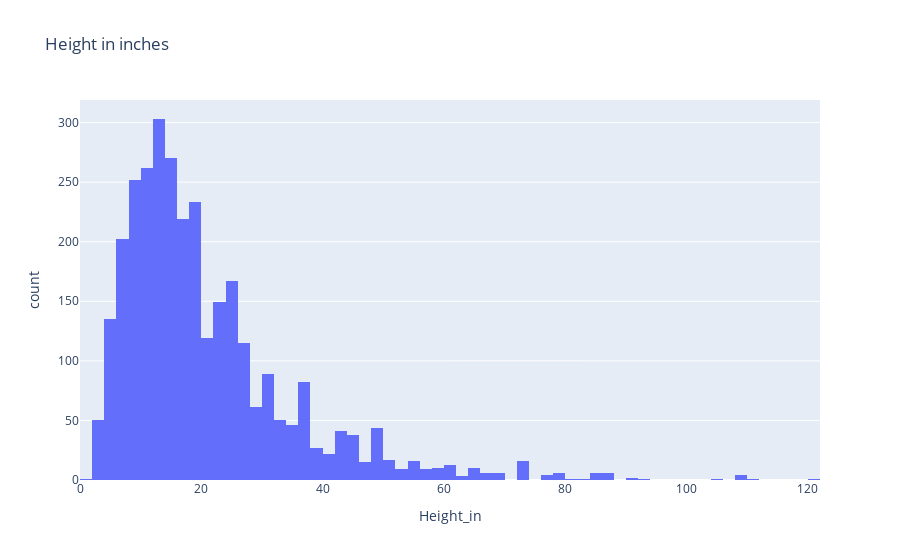

The cell this chart's notebook holds for it:
### Code cell
fig = px.histogram(DF,
                 x='Height_in',
                 title='Height in inches',
                 hover_data='name')
fig.show()

### Figure 1 — Plotly figure (JSON) as saved in the notebook; plotly's stock layout.template omitted (floating-point values rounded to 4 significant figures; data arrays with more than 128 entries replaced by an {"elided": "..."} marker saying what was removed)
{"data": [{"bingroup": "x", "hovertemplate": "Height_in=%{x}<br>count=%{y}<extra></extra>", "legendgroup": "", "marker": {"color": "#636efa", "pattern": {"shape": ""}}, "name": "", "orientation": "v", "showlegend": false, "type": "histogram", "x": {"elided": "3393 float values"}, "xaxis": "x", "yaxis": "y"}], "layout": {"barmode": "relative", "legend": {"tracegroupgap": 0}, "title": {"text": "Height in inches"}, "xaxis": {"anchor": "y", "domain": [0, 1], "title": {"text": "Height_in"}}, "yaxis": {"anchor": "x", "domain": [0, 1], "title": {"text": "count"}}}}
